Frame 1 (no input): blank canvas, image omitted
Frame 60 (the mouse pressed at the canvas centre just before this capture): blank canvas, image omitted
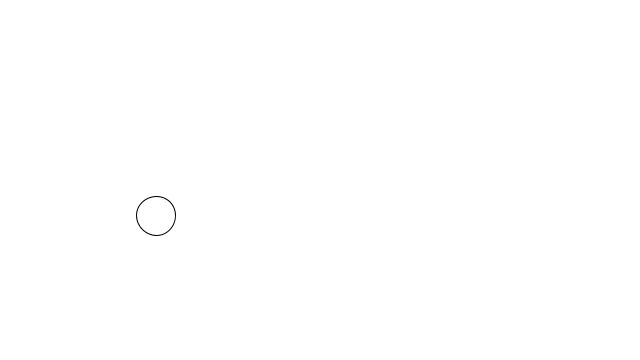
Frame 120 (the mouse held since frame 60 and released just before this capture)

The Processing sketch whose frames 1 and 60 were blank and that drew this single picture after the mouse press (run headless with seeded random() and noise(); from frame 60 on, the mouse is pressed at the canvas centre):

// Processing sketch: Processing_Tutorial_Arrays_of_Flexible_Size_9_5
// ── Processing_Tutorial_Arrays_of_Flexible_Size_9_5.pde
Bubble[] bubbles = new Bubble[ 100];

int total = 0;

void setup() {

  size(640, 360 );
  for (int i = 0; i < bubbles.length; i++) {
    bubbles[i] = new Bubble (random(60));
  }
}

void mousePressed (){
  total ++ ;
}

void keyPressed (){
  total --;
}

void draw() {
  background(255);
  for (int i = 0; i < total; i++) {
    bubbles[i].ascend();
    bubbles[i].display();
    bubbles[i].top();
  }
}

// ── Bubble.pde
class Bubble {

  float x;
  float y;
  float diameter;
  float yspeed;
  int  colorR ;
  int  colorG ;
  int  colorB ;
  
  //boolean active = false;

  Bubble(float tempD) {
    x = random(width);
    y = height;
    diameter = tempD;
    yspeed = random(0.5, 2.5);
  }

  void ascend() {
    y = y - yspeed  ;
    x = x + random(-2, 2);
  }

  void display() {
    stroke(0);
    noFill();
    ellipse(x, y, diameter, diameter);
  }

  void top() {      //<---------метод " всплытия " пузырей
    if (y < -diameter/2) {
      y = height + diameter/2;        // появление занова снизу после " всплытия "
    }
  }
}
